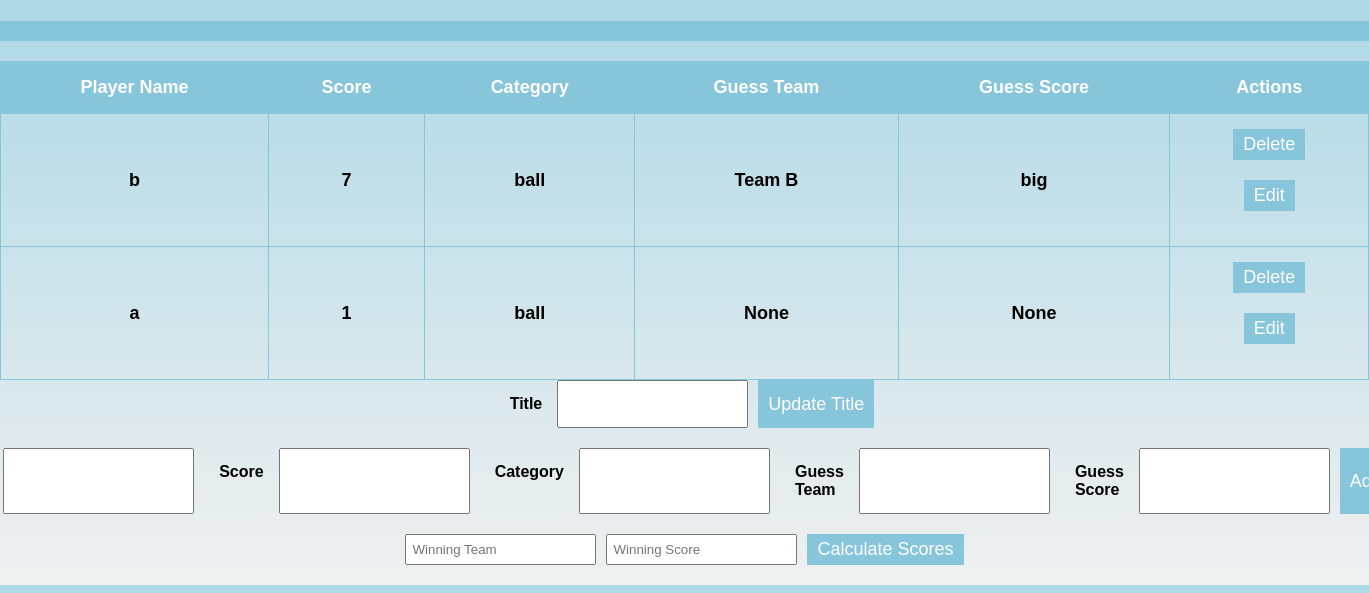
/, run on an earlier commit of the app's database.
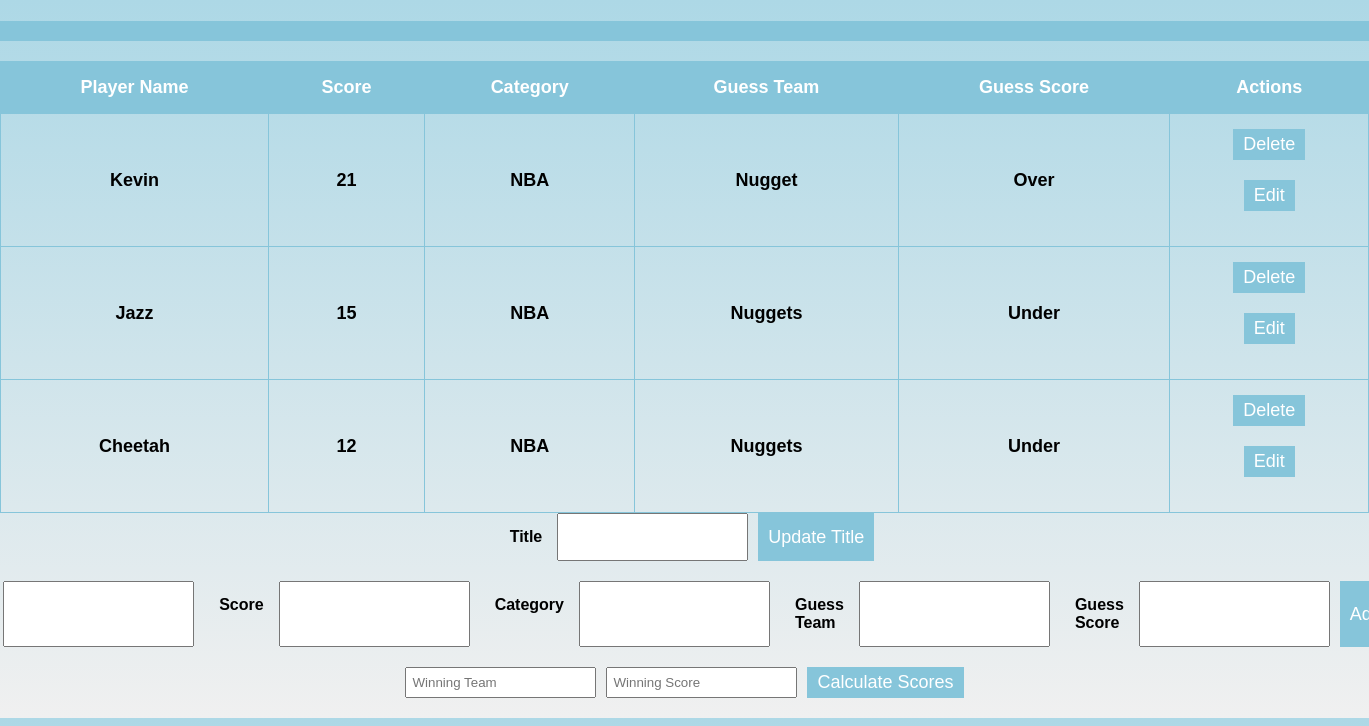
And on a later commit of the database.
### app.py (models this page shows)
class Score(db.Model):
    id = db.Column(db.Integer, primary_key=True)
    player_name = db.Column(db.String(50), nullable=False)
    score = db.Column(db.Integer, nullable=False)
    category = db.Column(db.String(50), nullable=False)
    guess_team = db.Column(db.String(50), nullable=True)
    guess_score = db.Column(db.String(50), nullable=True)

### app.py (the view, shortened to what this page needs)
@app.route('/', methods=['GET', 'POST'])
def home():
    category = request.args.get('category')
    if category:
        scores = Score.query.filter_by(category=category).order_by(Score.score.desc()).all()
    else:
        scores = Score.query.order_by(Score.score.desc()).all()
    score_form = ScoreForm()
    delete_forms = [DeleteForm(prefix=str(score.id)) for score in scores]
    if request.method == 'POST':
        for score, delete_form in zip(scores, delete_forms):
            if delete_form.validate_on_submit():
                db.session.delete(score)
                db.session.commit()
                return redirect('/')
    title = Title.query.first()
    title_form = TitleForm()
    if title_form.validate_on_submit():
        title.title = title_form.title.data
        db.session.commit()
        return redirect('/')
    return render_template('scoreboard.html', scores=scores, score_form=score_form, delete_forms=delete_forms, title=title, title_form=title_form)

### app.py
class ScoreForm(FlaskForm):
    player_name = StringField('Player Name', validators=[DataRequired()])
    score = IntegerField('Score', validators=[DataRequired()])
    category = StringField('Category', validators=[DataRequired()])
    guess_team = StringField('Guess Team')
    guess_score = StringField('Guess Score')
    submit = SubmitField('Add Score')

class DeleteForm(FlaskForm):
    submit = SubmitField('Delete')

### templates/scoreboard.html (shortened to what this page needs)
<!DOCTYPE html>
<html>
<head>
	<link rel="stylesheet" href="{{ url_for('static', filename='style.css') }}">
</head>
<body>
    <h1>{{ title.title }}</h1>
    <table>
        <tr>
            <th>Player Name</th>
            <th>Score</th>
			<th>Category</th>
			<th>Guess Team</th>
			<th>Guess Score</th>
			<th>Actions</th>
        </tr>
        {% for score in scores %}
        <tr>
            <td>{{ score.player_name }}</td>
            <td>{{ score.score }}</td>
			<td>{{ score.category }}</td>
			<td>{{ score.guess_team }}</td>
			<td>{{ score.guess_score }}</td>
			<td>
				<form actionApologies for the abrupt cut-off in the previous message. Here's the continuation:
		```html
				<form action="/delete/{{ score.id }}" method="post" class="delete-form">
					<input type="submit" value="Delete" class="delete-button">
				</form>
				<form action="/edit/{{ score.id }}" method="get">
					<input type="submit" value="Edit">
				</form>
			</td>
        </tr>
        {% endfor %}
    </table>
	<form action="/" method="post">
		{{ title_form.title.label }} {{ title_form.title() }}
		{{ title_form.submit() }}
	</form>
	<form action="/add" method="post">
		{{ score_form.player_name.label }} {{ score_form.player_name() }}
		{{ score_form.score.label }} {{ score_form.score() }}
		{{ score_form.category.label }} {{ score_form.category() }}
		{{ score_form.guess_team.label }} {{ score_form.guess_team() }}
		{{ score_form.guess_score.label }} {{ score_form.guess_score() }}
		{{ score_form.submit() }}
	</form>
	<form action="/calculate_scores" method="post">
		<input type="text" name="winning_team" placeholder="Winning Team" required>
		<input type="text" name="winning_score" placeholder="Winning Score" required>
		<input type="submit" value="Calculate Scores">
	</form>
</body>
</html>

### static/style.css (style rules this page uses)
body { font-family: Arial, sans-serif; font-weight: 600; margin: 0; padding: 0; background: linear-gradient(to bottom, #add8e6 0%, #f0f0f0 100%); }
h1 { background-color: #86C5DA; color: #fff; padding: 10px 0; text-align: center; margin-bottom: 20px; }
table { width: 100%; border-collapse: collapse; }
table, th, td { border: 1px solid #86C5DA; }
th, td { padding: 15px; text-align: center; font: bold; font-size: large; }
th { background-color: #86C5DA; color: #fff; }
label { padding: 15px; cursor: default; }
form { display: flex; justify-content: center; margin-bottom: 20px; }
form input[type="text"], form input[type="number"] { margin-right: 10px; padding: 5px; }
form input[type="submit"] { padding: 5px 10px; background-color: #86C5DA; color: #fff; border: none; cursor: pointer; font: bold; font-size: large; }

What changed in the data, as far as the page shows it:
removed Score: player_name "b", score "7", category "ball", guess_team "Team B", guess_score "big"
removed Score: player_name "a", score "1", category "ball", guess_team "None", guess_score "None"
added Score: player_name "Kevin", score "21", category "NBA", guess_team "Nugget", guess_score "Over"
added Score: player_name "Jazz", score "15", category "NBA", guess_team "Nuggets", guess_score "Under"
added Score: player_name "Cheetah", score "12", category "NBA", guess_team "Nuggets", guess_score "Under"
